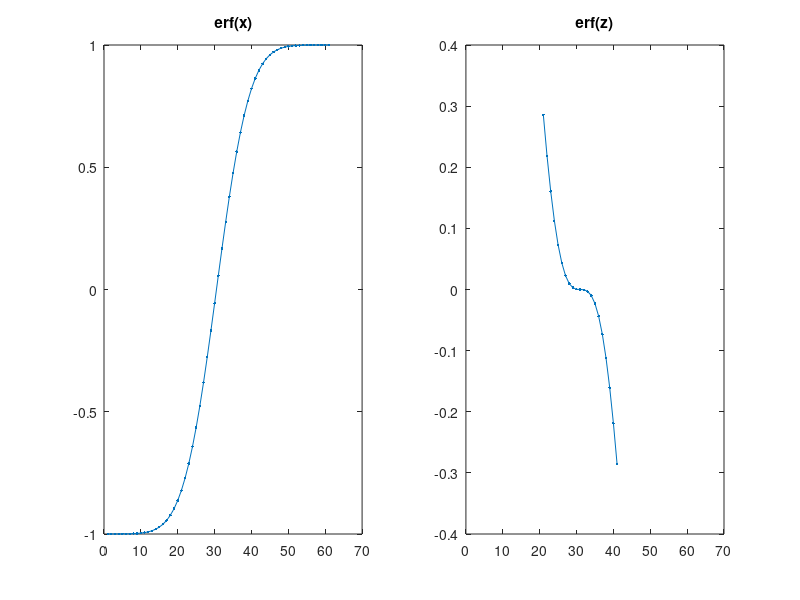

Recreate this plot in MATLAB.
dx = 0.1;
x  = -3:dx:3;
erfx = (2/sqrt(pi)) * cumsum(exp(-(x.^2)))*dx - 1;
% erfx = erf(x);
figure;
subplot(1,2,1); plot(erfx,'.-'); title('erf(x)');

z  = 1*x;
n = 1:10000;
erfz = 0;
for idx = 1:length(n)
	n_series = ((-1)^n(idx)) .* (z.^(2*n(idx)+1)) ./ (factorial(n(idx)) * (2*n(idx)+1));
	erfz = erfz + n_series;
end;
erfz = erfz * (2/sqrt(pi));
subplot(1,2,2); plot(erfz,'.-'); title('erf(z)');